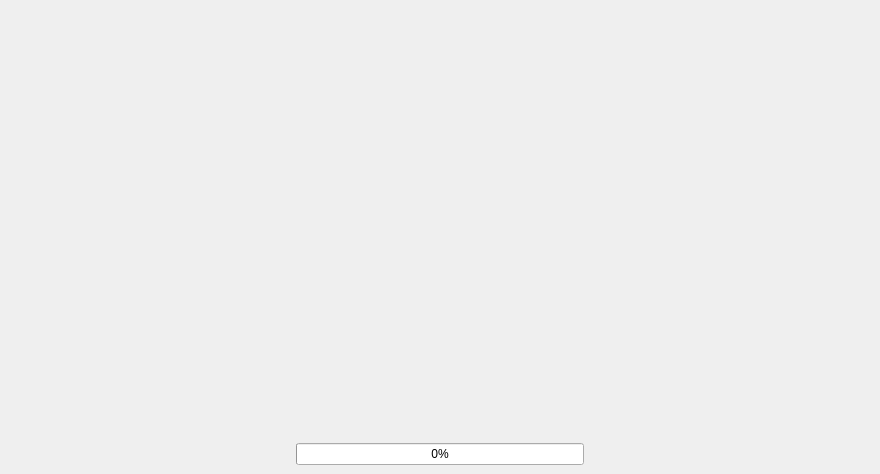
<?xml version="1.0" encoding="UTF-8"?>
<ui version="4.0">
 <class>MainWindow</class>
 <widget class="QMainWindow" name="MainWindow">
  <property name="geometry">
   <rect>
    <x>0</x>
    <y>0</y>
    <width>880</width>
    <height>474</height>
   </rect>
  </property>
  <property name="minimumSize">
   <size>
    <width>880</width>
    <height>418</height>
   </size>
  </property>
  <property name="maximumSize">
   <size>
    <width>880</width>
    <height>480</height>
   </size>
  </property>
  <widget class="QWidget" name="centralwidget">
   <layout class="QGridLayout" name="gridLayout">
    <item row="0" column="0">
     <spacer name="horizontalSpacer">
      <property name="orientation">
       <enum>Qt::Horizontal</enum>
      </property>
      <property name="sizeHint" stdset="0">
       <size>
        <width>40</width>
        <height>20</height>
       </size>
      </property>
     </spacer>
    </item>
    <item row="1" column="1">
     <widget class="QProgressBar" name="progress_bar">
      <property name="value">
       <number>0</number>
      </property>
     </widget>
    </item>
    <item row="0" column="1">
     <widget class="QLabel" name="splash_image">
      <property name="text">
       <string/>
      </property>
      <property name="pixmap">
       <pixmap>splash.png</pixmap>
      </property>
      <property name="alignment">
       <set>Qt::AlignCenter</set>
      </property>
     </widget>
    </item>
    <item row="0" column="2">
     <spacer name="horizontalSpacer_2">
      <property name="orientation">
       <enum>Qt::Horizontal</enum>
      </property>
      <property name="sizeHint" stdset="0">
       <size>
        <width>40</width>
        <height>20</height>
       </size>
      </property>
     </spacer>
    </item>
   </layout>
  </widget>
 </widget>
 <resources/>
 <connections/>
</ui>
